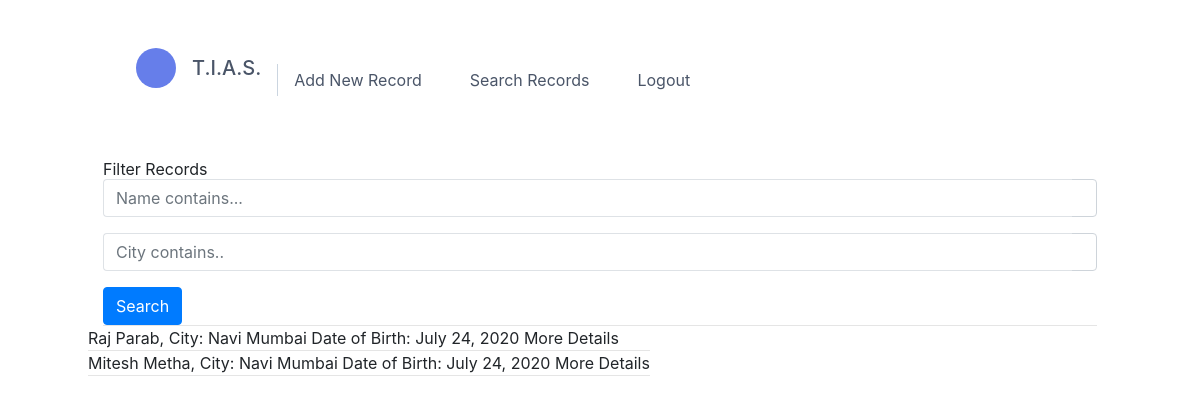
/records/search (signed in), run on the app's committed database.
### accounts/models.py (models this page shows, shortened)
class UserDetails(models.Model):
	ERROR_DICT={1:'Enter Valid Information'}
	parentUser=models.ForeignKey(User, on_delete=models.CASCADE)
	userID=models.UUIDField(primary_key = True, default = uuid.uuid4, editable = False)
	firstname = models.CharField(max_length=140,error_messages=ERROR_DICT,null=True)
	lastname = models.CharField(max_length=140,error_messages=ERROR_DICT,null=True)
	dob = models.DateField(help_text="Enter in DD/MM/YYYY Format",error_messages=ERROR_DICT,null=True)
	placeOfBirth = models.CharField(max_length=140,error_messages=ERROR_DICT,null=True)
	gender = models.CharField(max_length=7,error_messages=ERROR_DICT,null=True)
	address = models.CharField(max_length=255,error_messages=ERROR_DICT,null=True)
	city = models.CharField(max_length=72,error_messages=ERROR_DICT,null=True)
	country = models.CharField(max_length=72,error_messages=ERROR_DICT,null=True)
	zipcode = models.CharField(max_length=10,error_messages=ERROR_DICT,null=True)
	email = models.EmailField(error_messages=ERROR_DICT,null=True)
	aadhar = models.CharField(max_length=12,unique=True,error_messages=ERROR_DICT,null=True)
	pancard = models.CharField(max_length=10,unique=True,error_messages=ERROR_DICT,null=True)
	passport = models.CharField(max_length=14,unique=True,error_messages=ERROR_DICT,null=True)
	dlicense =models.CharField(max_length=14,unique=True,error_messages=ERROR_DICT,null=True)
	height = models.IntegerField(error_messages=ERROR_DICT,null=True)
	unique_feature = models.TextField(max_length=255,error_messages=ERROR_DICT,null=True)
	prev_records = models.CharField(max_length=1000,null=True)

### operations/views.py (the view)
# urls.py: path('search', views.searchRecords, name='search'),
def searchRecords(request):
	records=UserDetails.objects.all()
	name_contains=request.GET.get('name_contains')
	city_contains=request.GET.get('city_contains')
	if name_contains!='' and name_contains is not None:
		records=records.filter(firstname__icontains=name_contains)
	if city_contains!='' and city_contains is not None:
		records=records.filter(city__icontains=city_contains)
	return render(request,'searchRecords.html',{'records':records})

### operations/templates/searchRecords.html (shortened to what this page needs)
{% extends 'base.html' %}
{% block body %}
{% if user.is_authenticated %}
<main role="main" class="container">
      <h3>Filter Records</h3>
      <form method="GET" action="#">
        <div class="form-row">
            <div class="form-group col-12">
                <div class="input-group">
                    <input class="form-control py-2 border-right-0 border" type="search" name="name_contains" placeholder="Name contains..." />
                    <span class="input-group-append">
                        <div class="input-group-text bg-transparent">
                        </div>
                    </span>
                </div>
            </div>
        </div>
        <div class="form-row">
            <div class="form-group col-12">
                <div class="input-group">
                    <input class="form-control py-2 border-right-0 border" type="search" name="city_contains" placeholder="City contains.." />
                    <span class="input-group-append">
                        <div class="input-group-text bg-transparent">
                        </div>
                    </span>
                </div>
            </div>
        </div>
        <button type="submit" class="btn btn-primary">Search</button>
    </form>
	<hr />
    <div class="row">
        <ul>
          {% for record in records %}
            <li>
              {{ record.firstname }} {{ record.lastname }}, {{ record.age }}
              <span>City: {{ record.city }}</span>
              <span>Date of Birth: {{ record.dob }}</span>
              <a href="{% url 'operations:details' record.userID %}"> More Details</a>
            </li>
            <hr />
          {% endfor %}
        </ul>
      </div>
</main>
{% else %}
<h1> Log In first </h1>
{% endif %}
{% endblock %}

### data on the page
UserDetails: firstname "Raj", lastname "Parab", city "Navi Mumbai", dob "July 24, 2020"
UserDetails: firstname "Mitesh", lastname "Metha", city "Navi Mumbai", dob "July 24, 2020"
